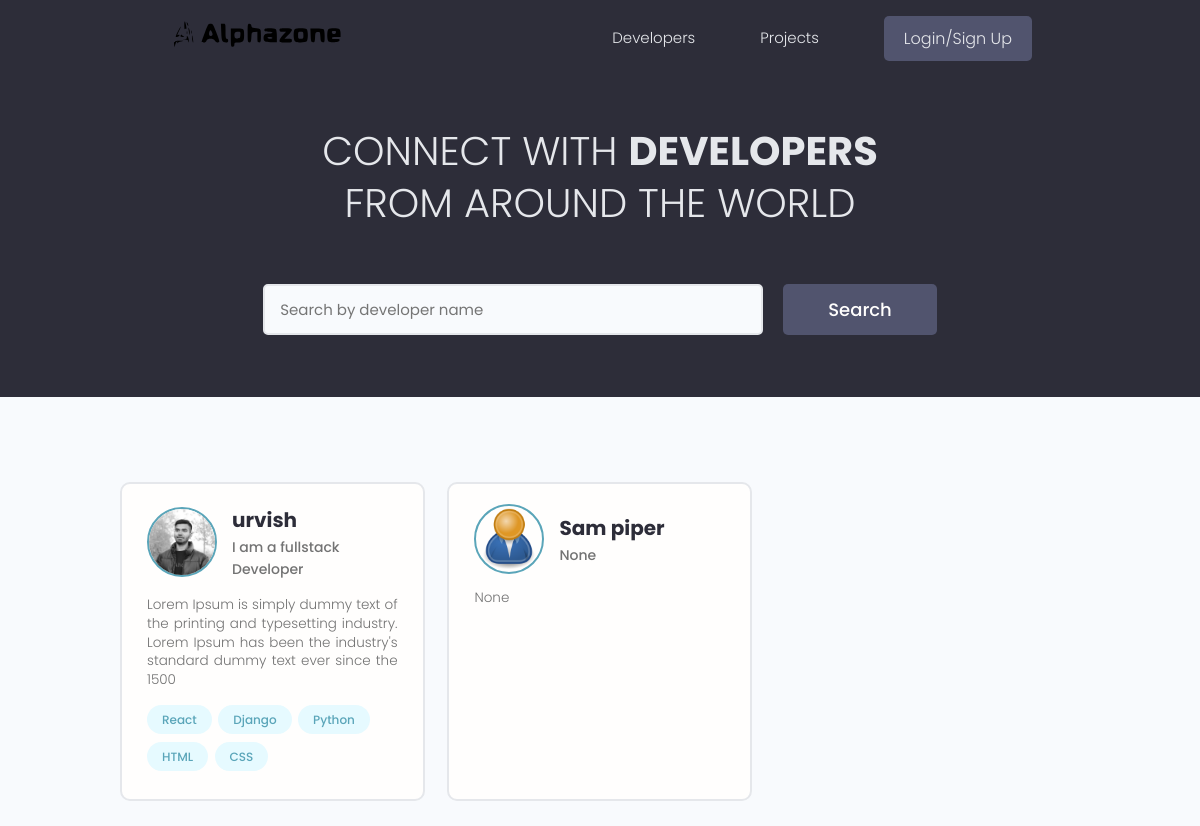
Before: / with the older database file.
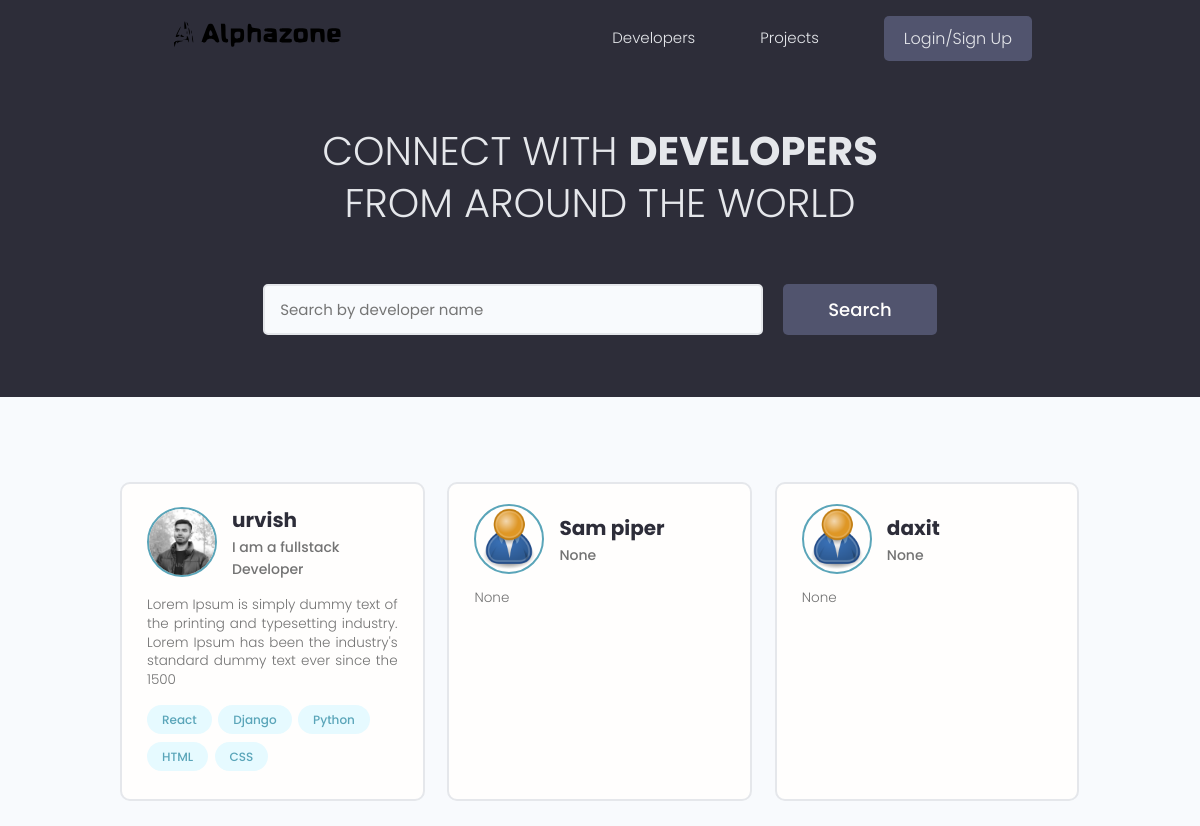
After: the same page with the newer database file.
### users/models.py (models this page shows, shortened)
class Profile(models.Model):
    user = models.OneToOneField(
        User, on_delete=models.CASCADE, null=True, blank=True)
    name = models.CharField(
        max_length=200, null=True, blank=True)
    email = models.EmailField(
        max_length=500, null=True, blank=True)
    username = models.CharField(
        max_length=200, null=True, blank=True)
    location = models.CharField(
        max_length=200, null=True, blank=True)
    short_intro = models.CharField(
        max_length=200, null=True, blank=True)
    bio = models.TextField(
        null=True, blank=True)
    profile_image = models.ImageField(
        null=True, blank=True, upload_to='profiles/', default="profiles/user-default.png")
    social_github = models.CharField(
        max_length=200, null=True, blank=True)
    social_twitter = models.CharField(
        max_length=200, null=True, blank=True)
    social_linkedin = models.CharField(
        max_length=200, null=True, blank=True)
    social_youtube = models.CharField(
        max_length=200, null=True, blank=True)
    social_website = models.CharField(
        max_length=200, null=True, blank=True)
    created = models.DateTimeField(auto_now_add=True)
    id = models.UUIDField(default=uuid.uuid4, unique=True,
                          primary_key=True, editable=False)
    class Meta:
        ordering = ['created']
    @property
    def imageURL(self):
        try:
            url = self.profile_image.url
        except:
            url = ''
        return url

class Skill(models.Model):
    owner = models.ForeignKey(
        Profile, on_delete=models.CASCADE, null=True, blank=True)
    name = models.CharField(
        max_length=200, null=True, blank=True)
    description = models.TextField(null=True, blank=True)
    created = models.DateTimeField(auto_now_add=True)
    id = models.UUIDField(default=uuid.uuid4, unique=True,
                          primary_key=True, editable=False)
    def __str__(self):
        return str(self.name)

### users/views.py (the view)
# urls.py: path('', views.profiles, name="profiles"),
def profiles(request):
    profiles, search_query = searchProfiles(request)
    custom_range, profiles = paginateProfiles(request, profiles, 3)
    context = {'profiles': profiles, 'search_query': search_query,
               'custom_range': custom_range}
    return render(request, 'users/profiles.html', context)

### users/utils.py (called while the page is built)
def paginateProfiles(request, profiles, results):
    page = request.GET.get('page')
    paginator = Paginator(profiles, results)
    try:
        profiles = paginator.page(page)
    except PageNotAnInteger:
        page = 1
        profiles = paginator.page(page)
    except EmptyPage:
        page = paginator.num_pages
        profiles = paginator.page(page)
    leftIndex = (int(page) - 4)
    if leftIndex < 1:
        leftIndex = 1
    rightIndex = (int(page) + 5)
    if rightIndex > paginator.num_pages:
        rightIndex = paginator.num_pages + 1
    custom_range = range(leftIndex, rightIndex)
    return custom_range, profiles

def searchProfiles(request):
    search_query = ''
    if request.GET.get('search_query'):
        search_query = request.GET.get('search_query')
    skills = Skill.objects.filter(name__icontains=search_query)
    profiles = Profile.objects.distinct().filter(
        Q(name__icontains=search_query) |
        Q(short_intro__icontains=search_query) |
        Q(skill__in=skills)
    )
    return profiles, search_query

### users/templates/users/profiles.html (shortened to what this page needs)
{% extends 'main.html' %}
{% block content %}
  <main class="home">
    <section class="hero-section text-center">
      <div class="container container--narrow">
        <div class="hero-section__box">
          <h2>CONNECT WITH <span>DEVELOPERS</span></h2>
          <h2>FROM AROUND THE WORLD</h2>
        </div>
        <div class="hero-section__search">
          <form id="searchForm" class="form" action="{% url 'profiles' %}" method="get">
            <div class="form__field">
              <input class="input input--text" id="formInput#search" type="text" name="search_query"
                value="{{search_query}}" placeholder="Search by developer name" />
            </div>
            <input class="btn btn--sub btn--lg" type="submit" value="Search" />
          </form>
        </div>
      </div>
    </section>
    <section class="devlist">
      <div class="container">
        <div class="grid grid--three">
            {% for profile in profiles %}
          <div class="column card">
            <div class="dev">
              <a href="{% url 'user-profile' profile.id %}" class="card__body">
                <div class="dev__profile">
                  <img class="avatar avatar--md" src="{{ profile.imageURL }}" />
                  <div class="dev__meta">
                    <h3>{{profile.name}}</h3>
                    <h5>{{profile.short_intro|slice:"60"}}</h5>
                  </div>
                </div>
                <p class="dev__info">{{profile.bio|slice:"150"}}</p>
                <div class="dev__skills">
                  {% for skill in profile.skill_set.all|slice:"5" %}
                  <span class="tag tag--pill tag--main">
                    <small>{{skill}}</small>
                  </span>
                  {% endfor %}
                </div>
              </a>
            </div>
          </div>
          {% endfor %}
        </div>
      </div>
    </section>
  </main>
{% endblock content %}

Changed rows visible on the page:
added Profile: imageURL (placeholder picture), name "daxit", short_intro "None", bio "None"
